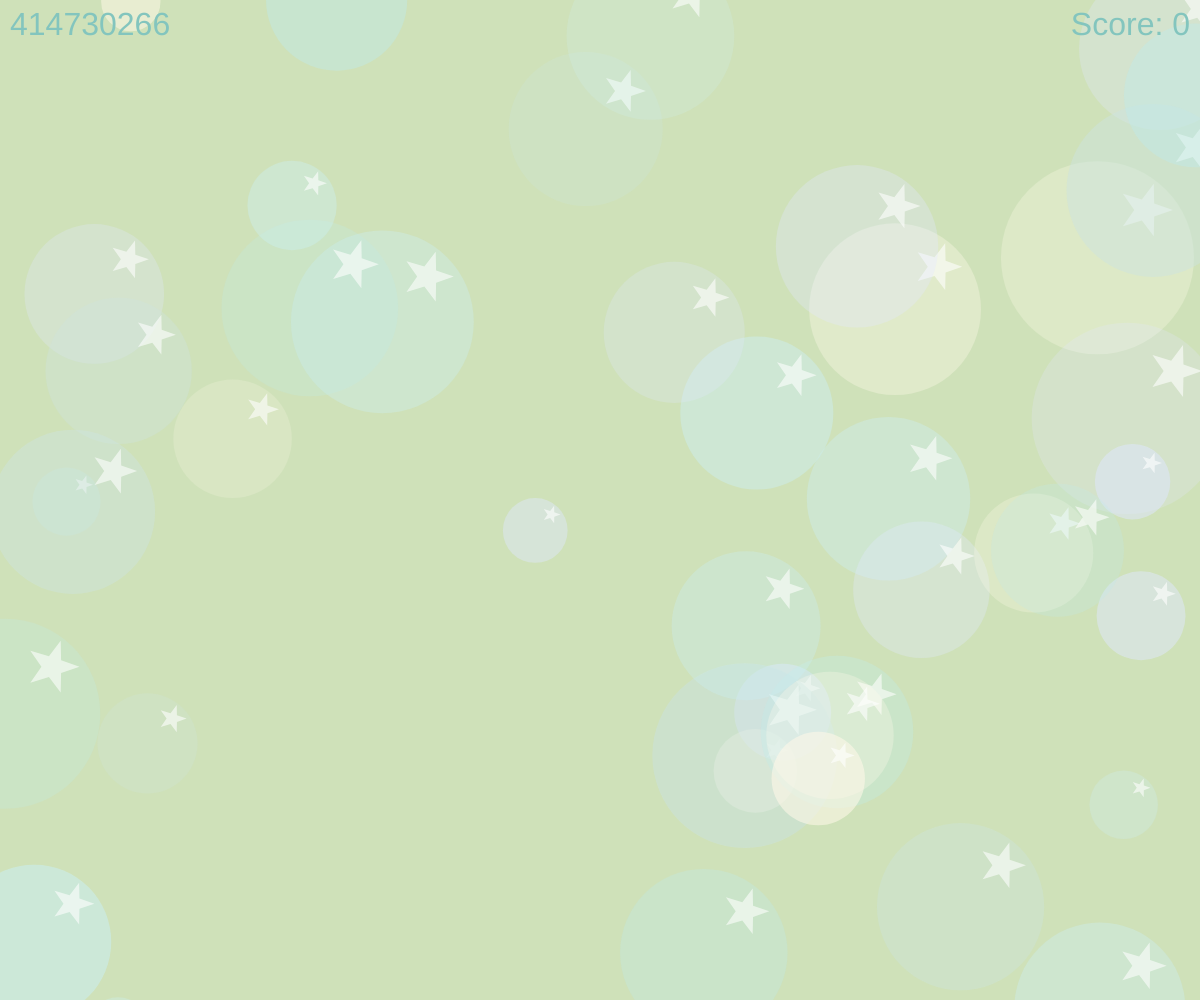
Frame 1 (no input)
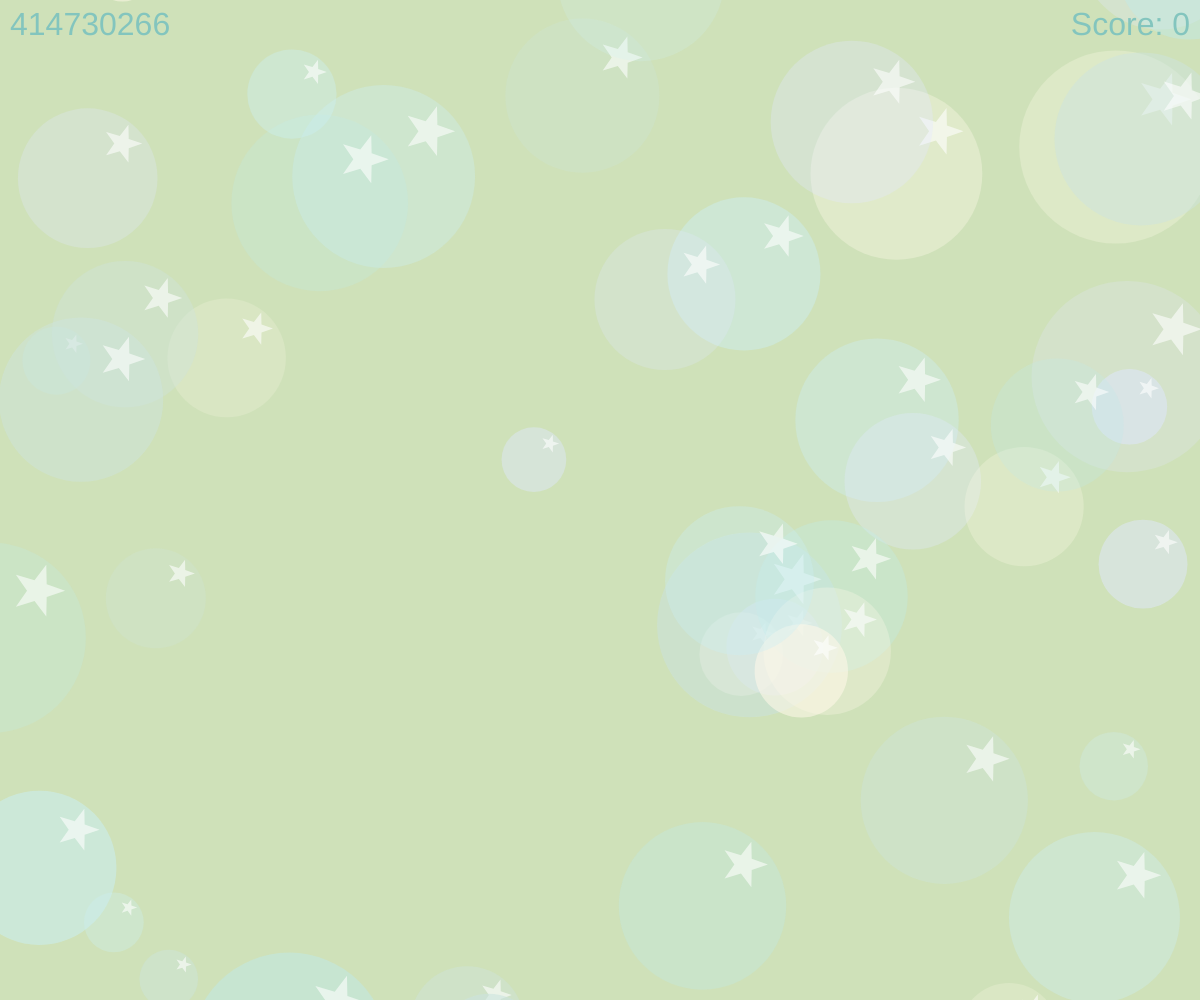
Frame 60 (no input)
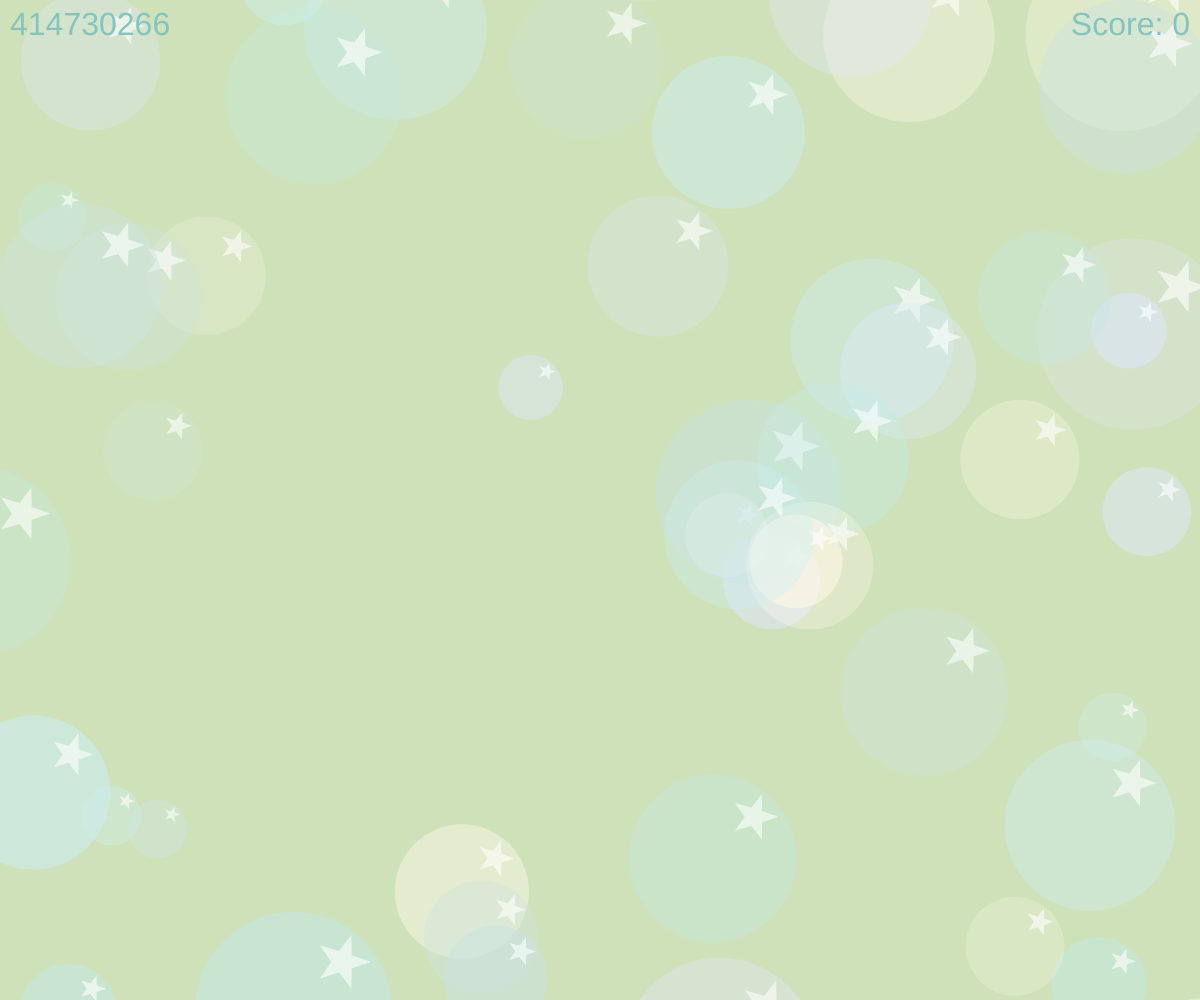
Frame 120 (the mouse pressed at the canvas centre since frame 60)

The p5.js sketch that drew these frames (run headless with seeded random() and noise() and a simulated clock; from frame 60 on, the mouse is pressed at the canvas centre):

// p5.js sketch
// ── sketch.js
// 全局變數
let bubbles = [];
let particles = [];
let score = 0; // 新增：計分變數
const text_color = '#83c5be'; // 文字顏色
const text_size = 32;       // 文字大小
const TARGET_COLOR = '#fff9e9'; // 目標得分顏色


const colors = [
  '#dfe7fd',
  '#cbeef3',
  '#cce3de',
  TARGET_COLOR, // 這是得分顏色
  '#bee9e8'
];
const numBubbles = 50;




// ===================================================
// 粒子的類別 (Class) (保持不變)
// ===================================================
class Particle {
  constructor(x, y, color) {
    this.position = createVector(x, y);
    this.velocity = p5.Vector.random2D();
    this.velocity.mult(random(2, 6));
    this.acceleration = createVector(0, 0.1);
    this.lifespan = 255;
    this.size = random(3, 8);
    this.color = color;


    let r = unhex(this.color.substring(1, 3));
    let g = unhex(this.color.substring(3, 5));
    let b = unhex(this.color.substring(5, 7));
    this.rgb = [r, g, b];
  }


  run() {
    this.update();
    this.display();
  }


  update() {
    this.velocity.add(this.acceleration);
    this.position.add(this.velocity);
    this.lifespan -= 5;
  }


  display() {
    let alpha = map(this.lifespan, 0, 255, 0, 255);
    fill(this.rgb[0], this.rgb[1], this.rgb[2], alpha);
    noStroke();
    ellipse(this.position.x, this.position.y, this.size);
  }


  isDead() {
    return this.lifespan < 0;
  }
}


// ===================================================
// 圓形的類別 (Class) - Bubble
// 新增：`isClicked(mx, my)` 檢查點擊
// ===================================================
class Bubble {
  constructor(color) {
    this.x = random(width);
    this.y = random(height + 200);
    this.diameter = random(50, 200);
    this.alpha = floor(random(50, 150));
    this.fillColorBase = color;
    this.fillColor = color + hex(this.alpha, 2);
    this.speed = random(0.5, 2.5);
    this.xOffset = random(1000);
    this.isPopped = false;
  }


  // 判斷滑鼠座標 (mx, my) 是否在氣球範圍內
  isClicked(mx, my) {
    if (this.isPopped) return false;
    let distance = dist(this.x, this.y, mx, my);
    return distance < this.diameter / 2;
  }


  pop() {
    this.isPopped = true;
    let numParticles = floor(random(10, 25));
    for (let i = 0; i < numParticles; i++) {
      let particleColor = this.fillColorBase;
      particles.push(new Particle(this.x, this.y, particleColor));
    }


    // 根據顏色更新分數
    if (this.fillColorBase === TARGET_COLOR) {
      score += 1; // 點擊目標顏色氣球加 1 分
    } else {
      score -= 1; // 點擊其他顏色氣球扣 1 分
    }
  }


  move() {
    if (this.isPopped) return;


    this.y -= this.speed;
    let wobble = map(noise(this.xOffset), 0, 1, -1, 1);
    this.x += wobble * 0.5;
    this.xOffset += 0.01;


    // 氣球飄出畫布頂端後，重置到畫布底部
    if (this.y < -this.diameter / 2) {
      this.reset();
    }
  }
 
  reset() {
      this.y = height + this.diameter / 2;
      this.x = random(width);
      this.diameter = random(50, 200);
      this.speed = random(0.5, 2.5);
      this.isPopped = false;
      this.alpha = floor(random(50, 150));
      this.fillColor = this.fillColorBase + hex(this.alpha, 2);
  }


  display() {
    if (this.isPopped) return;


    noStroke();
    fill(this.fillColor);
    circle(this.x, this.y, this.diameter);


    // 繪製星形的部分 (保持不變)
    let starSize = this.diameter / 7;
    let starAlpha = 150;
    let angle = -PI / 4;
    let radius = this.diameter / 2;
    let innerRadiusForStar = radius * 0.7;


    let starX = this.x + innerRadiusForStar * cos(angle);
    let starY = this.y + innerRadiusForStar * sin(angle);


    fill(255, 255, 255, starAlpha);
    drawStar(starX, starY, starSize / 2.5, starSize, 5);
  }
}


// ===================================================
// 自定義的繪製星形函數 (保持不變)
// ===================================================
function drawStar(x, y, radius1, radius2, npoints) {
  let angle = TWO_PI / npoints;
  let halfAngle = angle / 2.0;


  beginShape();
  for (let a = 0; a < TWO_PI; a += angle) {
    let sx = x + cos(a) * radius2;
    let sy = y + sin(a) * radius2;
    vertex(sx, sy);
    sx = x + cos(a + halfAngle) * radius1;
    sy = y + sin(a + halfAngle) * radius1;
    vertex(sx, sy);
  }
  endShape(CLOSE);
}


// ===================================================
// setup 和 draw 函數
// ===================================================
function setup() {
  createCanvas(windowWidth, windowHeight);
  angleMode(RADIANS);
  // 設置文字相關屬性一次
  textSize(text_size);
  textAlign(LEFT, TOP);


  for (let i = 0; i < numBubbles; i++) {
    let randomColor = colors[i % colors.length];
    let newBubble = new Bubble(randomColor);
    bubbles.push(newBubble);
  }
}




function draw() {
  background('#cfe1b9');


  // 1. 處理氣球的移動與顯示
  for (let i = bubbles.length - 1; i >= 0; i--) {
    let bubble = bubbles[i];
    bubble.move();
    bubble.display();
   
    // 如果氣球爆破了，重置它，讓它從底部重新開始
    if (bubble.isPopped) {
        bubble.reset();
    }
  }


  // 2. 處理粒子的移動與顯示
  for (let i = particles.length - 1; i >= 0; i--) {
    let particle = particles[i];
    particle.run();


    if (particle.isDead()) {
      particles.splice(i, 1);
    }
  }


  // 3. 繪製 HUD (平視顯示器) 文字
  fill(text_color); // 設定文字顏色


  // 左上角文字
  textAlign(LEFT, TOP);
  text("414730266", 10, 10); // 座標 (10, 10)


  // 右上角分數
  textAlign(RIGHT, TOP);
  text(`Score: ${score}`, width - 10, 10); // 座標 (width - 10, 10)
}


// ===================================================
// 核心互動功能：滑鼠點擊事件
// ===================================================
function mousePressed() {
  // 遍歷所有氣球，檢查是否被點擊
  for (let i = bubbles.length - 1; i >= 0; i--) {
    let bubble = bubbles[i];
   
    if (bubble.isClicked(mouseX, mouseY)) {
      // 點擊到氣球，觸發爆破 (爆破方法內部會處理計分)
      bubble.pop();
      // 由於一次點擊只可能點到一個氣球，可以立即停止迴圈
      return;
    }
  }
}




function windowResized() {
  resizeCanvas(windowWidth, windowHeight);
}
